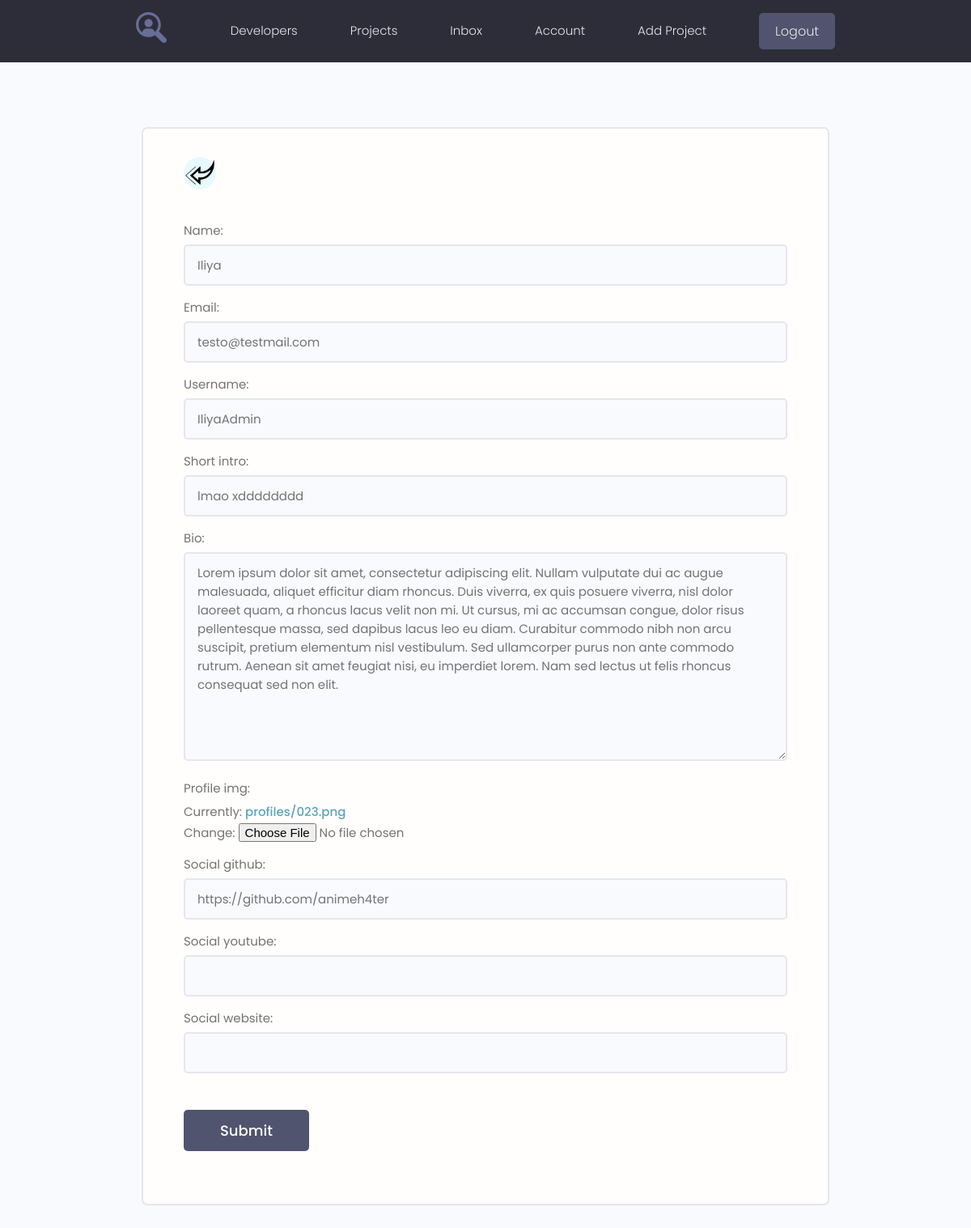
The page /users/edit-account/ (signed in) on the database its author committed.
### users/models.py (models this page shows, shortened)
class Profile(models.Model):
    user = models.OneToOneField(User, on_delete=models.CASCADE, null=True, blank=True)
    name = models.CharField(max_length=200, null=True, blank=True)
    email = models.EmailField(max_length=500, null=True, blank=True)
    username = models.CharField(max_length=200, null=True, blank=True)
    short_intro = models.CharField(max_length=200, null=True, blank=True)
    bio = models.TextField(null=True, blank=True)
    profile_img = models.ImageField(upload_to='profiles/', default='profiles/user-default.png')
    social_github = models.CharField(max_length=200, null=True, blank=True)
    social_youtube = models.CharField(max_length=200, null=True, blank=True)
    social_website = models.CharField(max_length=200, null=True, blank=True)
    created = models.DateTimeField(auto_now_add=True)
    class Meta:
        ordering = ['created']

### users/views.py (the view)
# urls.py: path('edit-account/', views.edit_account, name='edit-account'),
@login_required(login_url='login')
def edit_account(request):
    profile = request.user.profile
    form = ProfileForm(instance=profile)
    if request.method == 'POST':
        form = ProfileForm(request.POST, request.FILES, instance=profile)
        if form.is_valid():
            form.save()
            return redirect('account')
    context = {'form': form, }
    return render(request, 'users/profile_form.html', context)

### users/forms.py
class ProfileForm(ModelForm):
    class Meta:
        model = Profile
        fields = ['name', 'email', 'username', 'short_intro', 'bio', 'profile_img', 'social_github', 'social_youtube',
                  'social_website']
    def __init__(self, *args, **kwargs):
        super().__init__(*args, **kwargs)
        for name, field in self.fields.items():
            field.widget.attrs.update({'class': 'input'})

### users/templates/users/profile_form.html (shortened to what this page needs)
{% extends 'projects/base.html' %}
{% block content %}
{% load static %}
<main class="formPage my-xl">
        <div class="content-box">
            <div class="formWrapper">
                <a class="backButton" href="{% url 'account' %}"><img src="{% static 'images/left.png' %}" alt="left"></a>
                <br>
                <form class="form" method="POST" action="{% url 'edit-account' %}" enctype="multipart/form-data">
                    {% for field in form %}
                    <div class="form__field">
                        <label for="formInput#text">{{field.label}}: </label>
                        {{field}}
                    </div>
                    {% endfor %}
                    <input class="btn btn--sub btn--lg  my-md" type="submit" value="Submit" />
                </form>
            </div>
        </div>
    </main>
{% endblock %}

### projects/static/styles/app.css (style rules this page uses)
:root { --color-sub: #2d2d39; }
.btn--sub { background-color: var(--color-sub-light); }
img { width: 100%; }
.content-box { width: 95%; max-width: 85rem; margin: 0 auto; }
.backButton { background: var(--color-main-light); color: var(--color-main); width: 4rem; height: 4rem; display: flex; align-items: center; justify-content: center; border-radius: 50%; }
.formPage .formWrapper { list-style: none; background: var(--color-white); padding: 3.5rem 5rem; border: 2px solid var(--color-light); border-radius: 0.7rem; }

### projects/static/uikit/styles/modules/_variables.css (style rules this page uses)
:root { --color-main: #5aa5b9; --color-main-light: #e6faff; --color-sub: #3f4156; --color-sub-light: #51546e; --color-sub-lighter: #ededfd; --color-text: #737373; --color-gray: #8b8b8b; --color-light: #e5e7eb; --color-light-gray: #767676; --color-bg: #f8fafd; --color-white: #fffefd; --color-white-light: #f3f3f3; --color-success: #359e64; --color-success-bg: #def8e8; --color-error: #fc4b0b; --color-error-bg: #fff2ee; --font-base: 'Poppins', arial, helvetica, 'Segoe UI', roboto, ubuntu, sans-serif; --font-monospace: 'Fira Code', 'Courier New', courier, monospace; --font-regular: 300; --font-medium: 500; --font-bold: 700; --generic-shadow: 1px 1px 5px #00000010; --generic-transition: all 0.3s ease-in-out; }

### projects/static/uikit/styles/modules/_base.css (style rules this page uses)
* { margin: 0; padding: 0; box-sizing: border-box; text-rendering: optimizeLegibility; color: inherit; font-size: inherit; }
html { font-size: 50%; }
@media only screen and (min-width: 480px) { html { font-size: 56.25%; } }
@media only screen and (min-width: 1200px) { html { font-size: 62.5%; } }
body { line-height: 1.6; font-weight: 400; font-size: 1.5rem; color: var(--color-text); background-color: var(--color-bg); min-height: 100vh; }

### projects/static/uikit/styles/modules/_typography.css (style rules this page uses)
* { font-family: var(--font-base); }
a { padding-bottom: 2px; text-decoration: none; display: inline-block; color: var(--color-main); font-weight: var(--font-medium); }

### projects/static/uikit/styles/modules/_utilities.css (style rules this page uses)
.my-md { margin: 3rem auto; }
.my-xl { margin: 8rem auto; }

### projects/static/uikit/styles/modules/_button.css (style rules this page uses)
.btn { display: inline-block; position: relative; cursor: pointer; background-color: var(--color-light); font-weight: var(--font-medium); color: var(--color-sub); text-decoration: none; padding: 1rem 2rem; border-radius: 0.5rem; border: none; width: -webkit-fit-content; width: -moz-fit-content; width: fit-content; height: -webkit-fit-content; height: -moz-fit-content; height: fit-content; font-size: 1.6rem; outline-width: 0; outline-color: transparent; -webkit-backface-visibility: hidden; backface-visibility: hidden; transition: all 0.3s ease-in-out; }
.btn--sub { background-color: var(--color-sub); color: var(--color-white); }
.btn--lg { font-size: 1.8rem; padding: 1.2rem 4.5rem; }

### projects/static/uikit/styles/modules/_form.css (style rules this page uses)
.form { display: block; }
.form__field { margin-top: 1.5rem; margin-bottom: 1.5rem; }
.form__label, .form__field > label { display: block; margin-bottom: 0.5rem; color: var(--color-text); }
input.input[type='text'], input.input[type='email'], input.input[type='password'], input.input[type='number'], textarea.input { min-width: 24rem; width: 100%; padding: 1.2rem 1.5rem; border-radius: 0.5rem; border: 2px solid var(--color-light); transition: all 0.3s ease-in-out; background-color: var(--color-bg); }

### rows shown on the page
Profile: form "Iliya" "testo@testmail.com" "IliyaAdmin" "lmao xdddddddd" "Lorem ipsum dolor sit amet, consectetur adipiscing elit. Nullam vulputate dui ac augue malesuada, aliquet efficitur diam rhoncus. Duis viverra, ex quis posuere viverra, nisl dolor laoreet quam, a rhoncus lacus velit non mi. Ut cursus, mi ac accumsan congue, dolor risus pellentesque massa, sed dapibus lacus leo eu diam. Curabitur commodo nibh non arcu suscipit, pretium elementum nisl vestibulum. Sed ullamcorper purus non ante commodo rutrum. Aenean sit amet feugiat nisi, eu imperdiet lorem. Nam sed lectus ut felis rhoncus consequat sed non elit." "https://github.com/animeh4ter"

### other values the page prints
{{ field.label }} "Name" "Email" "Username" "Short intro" "Bio" "Profile img" "Social github" "Social youtube" "Social website"
